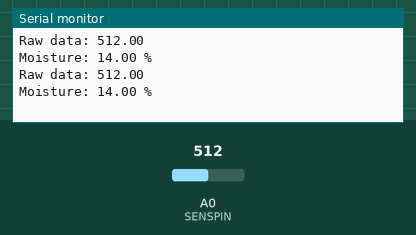
Recording of a sketch running on a simulated Arduino Uno, built with avr-gcc and run on an emulated ATmega328P. Parts: the last lines printed to the serial monitor. The inputs (shaded band) are chosen by the test bench; at power-on: A0 (SENSPIN) = 512.

Above: at 1.8 s.
1.9 s: A0 (SENSPIN) set to 716
At 2.8 s:
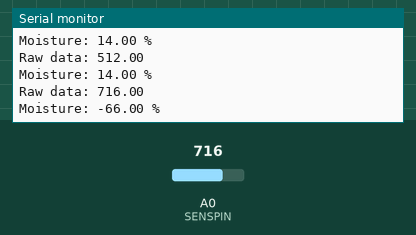
3.4 s: A0 (SENSPIN) set to 900
At 4.8 s:
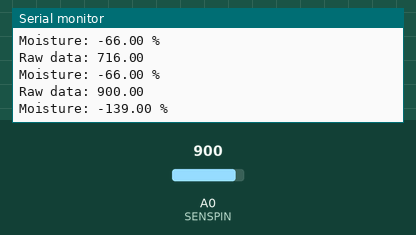
Timing chart, 0 to 6.4 s (numbered marks = the images above; inputs shaded):
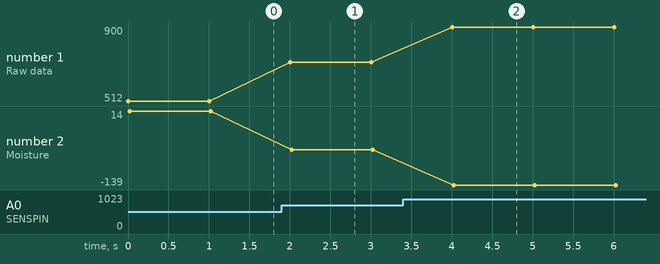

The sketch:

capacitive_moisture_test.ino
```cpp
/*
  Пример работы с датчиком влажности почвы ёмкостным
  Created by Rostislav Varzar
*/

#define SENSPIN A0
const float air_value = 549.0;
const float water_value = 297.0;
const float moisture_0 = 0.0;
const float moisture_100 = 100.0;


void setup() {
  // Инициализация последовательного порта
  Serial.begin(9600);
  // Инициализация входа аналогового датчика
  pinMode(SENSPIN, INPUT);
}

void loop() {
  // Измерение
  float sensor_data = analogRead(SENSPIN);
  float moisture = map(sensor_data, air_value, water_value, moisture_0, moisture_100);
  // Вывод измеренных значений
  Serial.println("Raw data: " + String(sensor_data));
  Serial.println("Moisture: " + String(moisture) + " %");
  delay(1000);
}
```

Measured:
- after the input at 1.9 s, the serial monitor: prints a new line after 0.10 s (image 1)
- after the input at 3.4 s, the serial monitor: prints a new line after 0.60 s (image 2)
- plotted number 1: 512 → 716 after the input at 1.9 s, 716 → 900 after the input at 3.4 s
- plotted number 2: 14 → -66 after the input at 1.9 s, -66 → -139 after the input at 3.4 s
